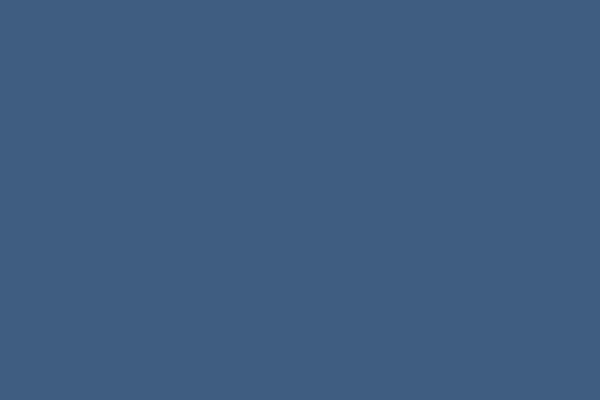
Frame 1 (no input)
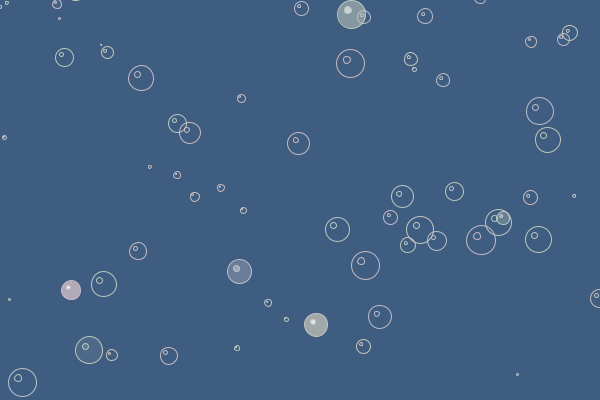
Frame 60 (the mouse pressed at the canvas centre just before this capture)
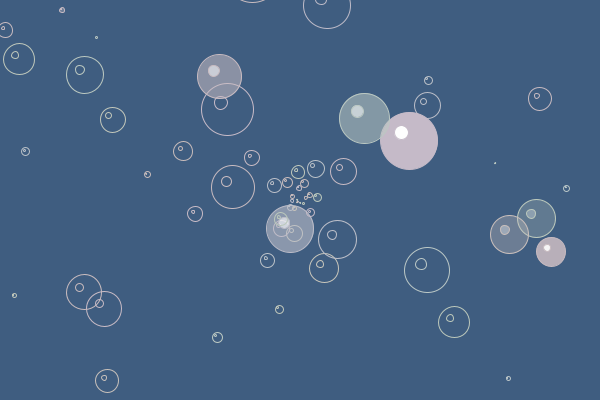
Frame 120 (the mouse held since frame 60 and released just before this capture)

The Processing sketch that drew these frames (run headless with seeded random() and noise(); from frame 60 on, the mouse is pressed at the canvas centre):

// Processing sketch: processing_47774
// ── processing_47774.pde

int bCnt;
bubble b[];

//================================================================

void setup() {
  size(600,400);
  smooth();
  colorMode(HSB);
  
  bCnt = 70;
  b = new bubble[bCnt];
  for (int i=0; i<bCnt; i++)
    b[i] = new bubble();
}

//================================================================

void draw() {
  background(150, 128, 128);
  for (int i=0; i<bCnt; i++)
    b[i].check();
}

//================================================================

class bubble {
  float dst, dstSpd;
  float posX, posY;
  float rot, rotSpd;
  float burst;
  boolean bBursting;
  int c;
  //---------------------------
  bubble() {
    reset();
    posX = random(width);
    posY = random(height);
  }
  //---------------------------
  void check() {
    stroke(c, 16, 200);
    pushMatrix();
      translate(posX, posY);
      rotate(rot);
      translate(dst, 0);
      rotate(-rot);
      fill(c, 16, 200, burst);
      ellipse(0, 0, int(dst)>>1, int(dst)>>1);
      fill(255, burst);
      ellipse(-int(dst)>>4, -int(dst)>>4, int(dst)>>3, int(dst)>>3);
    popMatrix();
    dst += dstSpd;
    rot += rotSpd/dst*.5;
    if (random(1000) < int(dst)>>2) bBursting = true;
    if (bBursting) burst += 14;
    if (burst > 255) 
      reset();
  }
  //---------------------------
  void reset() {
    dst = 0.0;
    burst = 0.0;
    rot = random(TWO_PI);
    dstSpd = random(1);
    rotSpd = random(7) + 1;
    posX = mouseX;
    posY = mouseY;
    if (random(100) < 5) 
      rotSpd = (random(-3) - 1);
    bBursting = false;
    c = int(random(255));
  }
}
